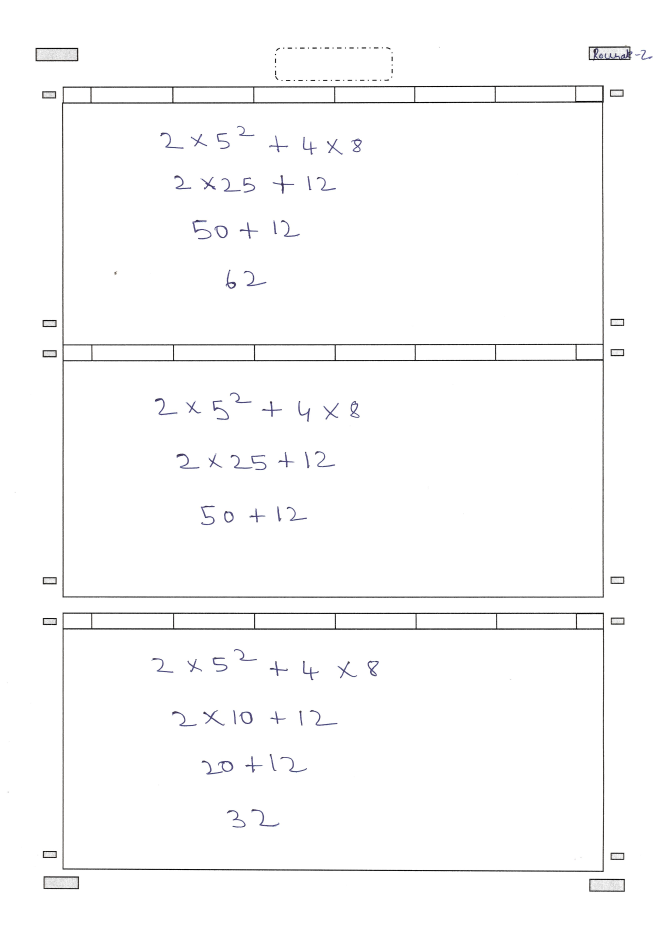
#> input picture intel_ocr/codes/data/image_20.jpg, 3307 x 4676 px (shown at 1/5 size); the run also reads 1 picture not shown here
$ jupyter execute --allow-errors present_jupy.ipynb   (older library calls are emulated)
#> lines starting #> are read from the running program, lines starting #| are printed output that depends on the picture; after the words box and inside, x2 and y2 are one past the last pixel; in counts of white or black regions, pixels touching at a corner belong together
# Intel OCR
# ----------------------------------------------------------------------------------------------------------------
## Work Completed
### 1. Workspace, Line, Character, Exponent Detection
### 2. Character Recognition and Line Analysis with coloring
# ----------------------------------------------------------------------------------------------------------------

## Loading Libraries

[cell 1]
#Loading libraries
import cv2
import numpy as np
import matplotlib.pyplot as plt
import pandas as pd
import os
from scipy import ndimage
import math
import keras
import ast
import operator as op

[cell 2]
#Global Variable
dict_clean_img = {} #BINARY IMAGE DICTIONAY
dict_img = {} #ORIGINAL IMAGE DICTIONARY

#Keras support channel first (1,28,28) only
keras.backend.set_image_data_format("channels_first")
#> (this line was passed over: keras is not available in this run)
#> further down, img_i is the input picture: shape (4676, 3307, 3); mean B, G, R 251.4, 251.2, 251.2

#> (a cell that did not finish here is left out)

## Defining utilities functions

[cell 4]
def image_resize(image, width = None, height = None, inter = cv2.INTER_AREA):
    # initialize the dimensions of the image to be resized and
    # grab the image size
#> called with width = 3307, height = 4676, inter = 3
    dim = None
    (h, w) = image.shape[:2]

    # if both the width and height are None, then return the
    # original image
    if width is None and height is None:
        return image

    # check to see if the width is None
    if width is None:
        # calculate the ratio of the height and construct the
        # dimensions
        r = height / float(h)
        dim = (int(w * r), height)

    # otherwise, the height is None
    else:
        # calculate the ratio of the width and construct the
        # dimensions
        r = width / float(w)
        dim = (width, int(h * r))

    # resize the image
    resized = cv2.resize(image, dim, interpolation = inter)

    # return the resized image
    return resized

'''
Evaluatore new
'''
# supported operators
operators = {ast.Add: op.add, ast.Sub: op.sub, ast.Mult: op.mul,
             ast.Div: op.truediv, ast.Pow: op.pow, ast.BitXor: op.xor,
             ast.USub: op.neg}

# [20 lines left out: functions eval_expr, eval_, not called in this run]

'''
Workspace Detection
'''

def sort_contours(cnts, method="left-to-right"):
    '''
    sort_contours : Function to sort contours
    argument:
        cnts (array): image contours
        method(string) : sorting direction
    output:
        cnts(list): sorted contours
        boundingBoxes(list): bounding boxes
    '''
    # initialize the reverse flag and sort index
    reverse = False
    i = 0

    # handle if we need to sort in reverse
    if method == "right-to-left" or method == "bottom-to-top":
        reverse = True

    # handle if we are sorting against the y-coordinate rather than
    # the x-coordinate of the bounding box
    if method == "top-to-bottom" or method == "bottom-to-top":
        i = 1

    # construct the list of bounding boxes and sort them from top to
    # bottom
    boundingBoxes = [cv2.boundingRect(c) for c in cnts]
    (cnts, boundingBoxes) = zip(*sorted(zip(cnts, boundingBoxes),
        key=lambda b:b[1][i], reverse=reverse))

    # return the list of sorted contours and bounding boxes
    return (cnts, boundingBoxes)


# [95 lines left out: functions getBestShift, shift, predict, not called in this run]

def extract_box(img, show=True):
    '''
    Function to extract the boxes in the ruled worksheet
    Input : Image with rectangle, show figures
    Output : Extract workspaces locations
    '''
#> called with show = False
    image_gray = cv2.cvtColor(img, cv2.COLOR_BGR2GRAY)

    #Otsu thresholding
    thresh, binary_image = cv2.threshold(image_gray, 0, 255, cv2.THRESH_BINARY_INV+cv2.THRESH_OTSU)
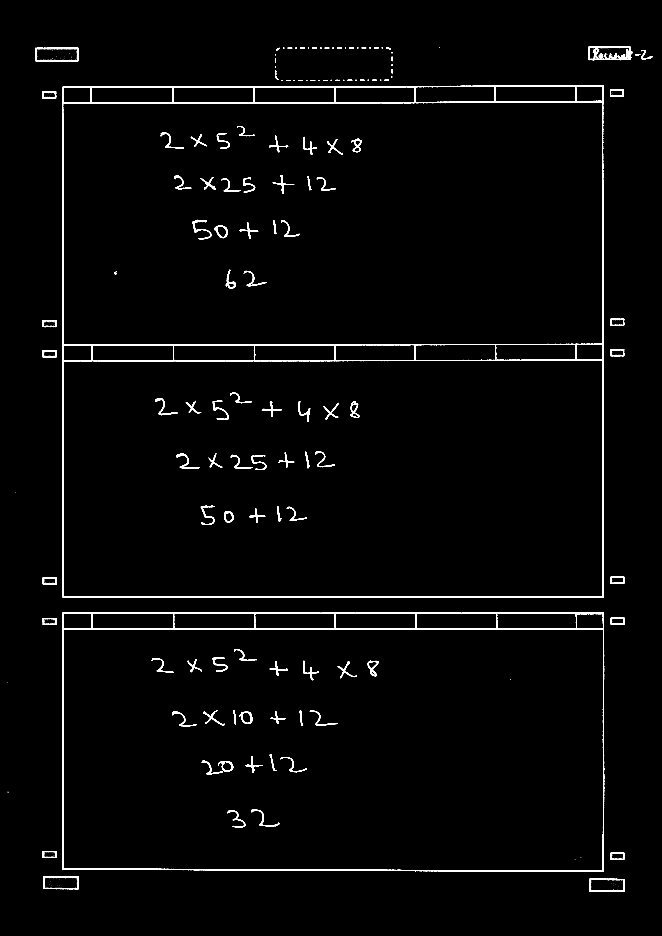
#> binary_image: shape (4676, 3307) (shown at 1/5 size); 1.7% white; 366 white regions (232 under 20 px), largest, box (x1, y1, x2, y2) and area: (310, 427, 3019, 2989) 102463, (313, 3063, 3021, 4359) 61827, (2943, 231, 3162, 305) 5336
#> thresh = 152

    # Defining a kernel length
    kernel_length = np.array(binary_image).shape[1]//80

    verticle_kernel = cv2.getStructuringElement(cv2.MORPH_RECT, (1, kernel_length))
    hori_kernel = cv2.getStructuringElement(cv2.MORPH_RECT, (kernel_length, 1))
    kernel = cv2.getStructuringElement(cv2.MORPH_RECT, (3, 3))

    # Morphological operation to detect vertical lines from an image
    img_temp1 = cv2.erode(binary_image, verticle_kernel, iterations=3)
#> img_temp1: shape (4676, 3307); 0.2% white; 4 white regions, box (x1, y1, x2, y2) and area: (311, 493, 318, 2927) 10815, (3011, 487, 3019, 2928) 10385, (3014, 3124, 3020, 4299) 4840, (313, 3123, 318, 4288) 4594
    verticle_lines_img = cv2.dilate(img_temp1, verticle_kernel, iterations=3)
#> verticle_lines_img: shape (4676, 3307); 0.23% white; 4 white regions, box (x1, y1, x2, y2) and area: (311, 433, 318, 2987) 12135, (3011, 427, 3019, 2988) 11705, (3014, 3064, 3020, 4359) 5920, (313, 3063, 318, 4348) 5314

    # Morphological operation to detect horizontal lines from an image
    img_temp2 = cv2.erode(binary_image, hori_kernel, iterations=3)
#> img_temp2: shape (4676, 3307); 0.61% white; 16 white regions, largest, box (x1, y1, x2, y2) and area: (373, 3141, 2960, 3148) 13424, (373, 3063, 2960, 3070) 12209, (370, 505, 2959, 518) 12204
    horizontal_lines_img = cv2.dilate(img_temp2, hori_kernel, iterations=4)
#> horizontal_lines_img: shape (4676, 3307); 0.75% white; 16 white regions, largest, box (x1, y1, x2, y2) and area: (293, 3141, 3040, 3148) 15227, (290, 505, 3039, 518) 14412, (293, 3063, 3040, 3070) 14135

    #Join horizontal and vertical images
    alpha = 0.5
    beta = 1.0 - alpha
    img_final_bin = cv2.addWeighted(verticle_lines_img, alpha, horizontal_lines_img, beta, 0.0)
    img_final_bin = cv2.erode(~img_final_bin, kernel, iterations=2)
    (thresh, img_final_bin) = cv2.threshold(img_final_bin, 0,255, cv2.THRESH_BINARY_INV+cv2.THRESH_OTSU)
#> img_final_bin: shape (4676, 3307); 1.8% white; 10 white regions
#> thresh = 127

    #Find and sort the contours
    if(cv2.__version__ == '3.3.1'):
        xyz,contours, hierarchy = cv2.findContours(img_final_bin, cv2.RETR_TREE, cv2.CHAIN_APPROX_SIMPLE)
    else:
        contours, hierarchy = cv2.findContours(img_final_bin, cv2.RETR_TREE, cv2.CHAIN_APPROX_SIMPLE)
#> contours = 16 contours; largest, box (x1, y1, x2, y2) and area: (288, 425, 3041, 2990) 6931808, (291, 3061, 3042, 4361) 3501756, (316, 513, 3013, 1721) 3237456, (318, 3148, 3015, 4353) 3225903, (319, 1804, 3013, 2983) 3163982

    (contours, boundingBoxes) = sort_contours(contours, method="top-to-bottom")
#> in sort_contours, `boundingBoxes = [cv2.boundingRect(c) for c in cnts]`: boundingBoxes = 16 items, first 6: (2924, 4452, 222, 8), (196, 4439, 221, 8), (2925, 4393, 221, 8), (196, 4380, 221, 9), (291, 3061, 2751, 1300), (318, 3148, 2697, 1205)
#> in sort_contours, `(cnts, boundingBoxes) = zip(*sorted(zip(cnts, boundingBoxes), key=lamb..`: cnts has the same summary as contours in extract_box; boundingBoxes = 16 items, first 6: (2921, 231, 253, 9), (156, 237, 257, 10), (2922, 293, 252, 8), (156, 300, 257, 8), (288, 425, 2753, 2565), (316, 433, 2694, 79)

    area = []
    for contour in contours:
        area.append(cv2.contourArea(contour))
#> this loop made 16 passes
#> contour on passes 4, 14, 15: [[156, 300], [156, 307], [412, 307], [412, 300]], [[2925, 4393], [2925, 4400], [3145, 4400], [3145, 4393]], [[196, 4439], [196, 4446], [416, 4446], [416, 4439]]
#> after the loop, area = [2013.5, 2250.5, 1679.5, 1792, 6931807.5, 192389.5, 3237456, 193467, 3163982, 3501756, 189216, 3225903, 1744.5, 1540, 1540, 1490]

    s = np.argsort(area) #sorted area
#> s = [15, 13, 14, 2, 12, 3, 0, 1, 10, 5, 7, 8, 11, 6, 9, 4]

    workspace_contours = []
    #Find the correct boxes where area is between 40% and 50% of the largest rectangle
    for i,contour in enumerate(contours):
        if cv2.contourArea(contour) >= area[s[-1]]*0.40  and cv2.contourArea(contour) < area[s[-1]]*0.50:
            workspace_contours.append(contour)
#> after the loop, workspace_contours = 3 contours; box (x1, y1, x2, y2) and area: (316, 513, 3013, 1721) 3237456, (318, 3148, 3015, 4353) 3225903, (319, 1804, 3013, 2983) 3163982

    #A list to containg rectangle locs
    rectangle_locs =[]

    #finding out locations of rectangle
    for cnt in workspace_contours:
        x,y,w,h = cv2.boundingRect(cnt)
        rectangle_locs.append([x,y,w,h])
#> this loop made 3 passes
#> (x, y, w, h) on passes 1 to 3: (316, 513, 2697, 1208), (319, 1804, 2694, 1179), (318, 3148, 2697, 1205)
#> after the loop, rectangle_locs = [[316, 513, 2697, 1208], [319, 1804, 2694, 1179], [318, 3148, 2697, 1205]]

    if (show):
        fig = plt.figure(figsize=(7,9))
        fig.suptitle('Extracted Workspaces')
        i=1
        l = len(rectangle_locs)
        for rect in rectangle_locs:
            ax = fig.add_subplot(l,1,i)
            ax.imshow(img[rect[1]:rect[1]+rect[3], rect[0]:rect[0]+rect[2]])
            i = i+1
        plt.show()

    return rectangle_locs

'''
Line Detection
'''

def find_good_contours_thres(conts, alpha = 0.002):
    '''
    Function to find threshold of good contours on basis of 10% of maximum area
    Input: Contours, threshold for removing noises
    Output: Contour area threshold
    '''
    #Calculating areas of contours and appending them to a list
    areas = []

    for c in conts:
        areas.append([cv2.contourArea(c)**2])
    #alpha is controlling paramter
    thres = alpha * max(areas)[0]

    return thres

def extract_line(image, beta=0.7, show = True):
    '''
    Function to extracts the line from the image
    Assumption : Sufficient gap b/w lines

    argument:
        img (array): image array
        beta (0-1) : Parameter to differentiate line
        show(bool) : to show figures or not
    output:
        uppers[diff_index]  : Upper points (x,y)
        lowers[diff_index]  : lower points(x,y)
    '''
    img = image.copy()
    H,W = img.shape[:2]
    h5 = int(.02 * H)
    w5 = int(.02 * W)
    img[:h5,:] = [255,255,255]
    img[-h5:,:] = [255,255,255]
    img[:,:w5] = [255,255,255]
    img[:,-w5:] = [255,255,255]

    #Converting image to gray
    gray = cv2.cvtColor(img, cv2.COLOR_BGR2GRAY)

    #Binary thresholding and inverting at 127
    th, threshed = cv2.threshold(gray, 127, 255, cv2.THRESH_BINARY_INV|cv2.THRESH_OTSU)

    #Selecting elliptical element for dilation
    kernel = cv2.getStructuringElement(cv2.MORPH_ELLIPSE,(3,3))
    dilation = cv2.dilate(threshed,kernel,iterations = 1)

    #Saving a copy of dilated image for taking bitwise_and operation
    temp = dilation.copy()

    # Find the contours
    if(cv2.__version__ == '3.3.1'):
        xyz,contours,hierarchy = cv2.findContours(dilation,cv2.RETR_EXTERNAL,cv2.CHAIN_APPROX_SIMPLE)
    else:
        contours,hierarchy = cv2.findContours(dilation,cv2.RETR_EXTERNAL,cv2.CHAIN_APPROX_SIMPLE)

    cont_thresh = find_good_contours_thres(contours)

    #Creating a mask of only ones
    mask = np.ones(dilation.shape[:2], dtype="uint8") * 255

    #Drawing those contours which are noises and then taking bitwise and
    for c in contours:
        if( cv2.contourArea(c)**2 < cont_thresh):
            cv2.drawContours(mask, [c], -1, 0, -1)

    cleaned_img = cv2.bitwise_and(temp, temp, mask=mask)

    #Dilating the cleaned image for better detection of line in cases where
    #exponents are little up then line
    kernel = cv2.getStructuringElement(cv2.MORPH_ELLIPSE,(3,3))
    dil_cleaned_img = cv2.dilate(cleaned_img,kernel,iterations = 5)

    #Getting back the cleaned original image without noise
    cleaned_orig = cv2.erode(cleaned_img, kernel, iterations=1)

    ##find and draw the upper and lower boundary of each lines
    hist = cv2.reduce(dil_cleaned_img,1, cv2.REDUCE_AVG).reshape(-1)

    th = 1
    H,W = img.shape[:2]
    uppers = np.array([y for y in range(H-1) if hist[y]<=th and hist[y+1]>th])
    lowers = np.array([y for y in range(H-1) if hist[y]>th and hist[y+1]<=th])

    diff_1 = np.array([j-i for i,j in zip(uppers,lowers)])
    diff_index_1 = np.array([True if j > beta*(np.mean(diff_1)-np.std(diff_1)) else False for j in diff_1 ])

    uppers = uppers[diff_index_1]
    lowers = lowers[diff_index_1]

    #Extending uppers and lowers indexes to avoid cutting of chars
    uppers[1:] = [i-int(j)/3 for i,j in zip(uppers[1:], diff_1[1:])]
    lowers[:-1] = [i+int(j)/4 for i,j in zip(lowers[:-1], diff_1[:-1])]

    diff_2 = np.array([j-i for i,j in zip(uppers,lowers)])
    diff_index_2 = np.array([True]*len(uppers))

    #Combining rogue exponentials into their deserving lines
    for i,diff in enumerate(diff_2):
        if(i>0):
            if( (diff_2[i-1] < (diff/2)) and (( lowers[i-1]-uppers[i]) > ((lowers[i-1]-uppers[i-1])/4)) ):
                uppers[i] = uppers[i-1]
                diff_2[i] = diff_2[i]+diff_2[i-1]
                diff_index_2[i-1] = False
                print('Merging')

    diff_index = diff_index_2

    cleaned_orig_rec = cv2.cvtColor(cleaned_orig, cv2.COLOR_GRAY2BGR)

    #For changing color of intermediate lines, keeping count
    col_ct = 0

    for left,right in zip(uppers[diff_index], lowers[diff_index]):
        #print(left,right)
        col1 = (153,255,255)
        col2 = (255,255,153)
        if(col_ct % 2 == 0):
            col= col1
        else:
            col=col2
        cv2.rectangle(cleaned_orig_rec ,(0+10,left),(W-15,right),col,6)
        col_ct += 1

    if(show == True):
# [18 lines of commented-out code are left out]

        fig1 = plt.figure(figsize=(15,5))
        fig1.suptitle('Line Detection')
        ax1 = fig1.add_subplot(1,2,1)
        ax1.axis("off")
        ax1.imshow(cv2.cvtColor(cleaned_orig,cv2.COLOR_BGR2RGB))

        ax2 = fig1.add_subplot(1,2,2)
        ax2.axis("off")
        ax2.imshow(cv2.cvtColor(cleaned_orig_rec, cv2.COLOR_BGR2RGB))

        plt.show()

    return cleaned_orig, uppers[diff_index], lowers[diff_index]

# [7 lines of commented-out code are left out]

# [211 lines left out: functions evaluate, text_segment, checker, not called in this run]

## Loading Image of Worksheet

[cell 5]
#reading image and Initialising Values
image_path = 'data/image_20.jpg'
A = 2
B = 4
X = 5
Y = 8

[cell 6]
img_i = cv2.imread(image_path)
img = image_resize(img_i, height = 4676, width = 3307)

## Workspaces Detection

[cell 7]
workspaces = extract_box(img, show = False)
#> workspaces has the same summary as rectangle_locs in extract_box

[cell 8]
#Check for invalid Image
if(len(workspaces) != 3):
    print('Invalid worksheet image passed')

## Line Extraction

[cell 9]
df_lines = pd.DataFrame()

for r,rect in enumerate(workspaces):

    #Cropping boxes for sending to line detection module
    box = img[rect[1]:rect[1]+rect[3], rect[0]:rect[0]+rect[2]]
    H,W = box.shape[:2]

    #Extracting lines present in the boxes
    cleaned_orig,y1s,y2s = extract_line(box, show=True)
    x1s = [0]*len(y1s)
    x2s = [W]*len(y1s)

    if(len(y1s)-len(y2s) == 0):
        print('Lines in workspace-%d : %d' %(r, len(y1s)))

    df = pd.DataFrame([y1s,y2s,x1s,x2s]).transpose()
    df.columns = ['y1','y2','x1','x2']
    df['box_num'] = r

    df_lines= pd.concat([df_lines, df])

    dict_clean_img.update({r:cleaned_orig})
    dict_img.update({r:box})
#> this loop made 3 passes
#> (rect, h5 in extract_line, cont_thresh in extract_line) on passes 1 to 3: ([316, 513, 2697, 1208], 24, 18228.7), ([319, 1804, 2694, 1179], 23, 11664.5), ([318, 3148, 2697, 1205], 24, 18659.9)
#> (printed output is left out)
#> pass 1, in extract_line, `dilation = cv2.dilate(threshed,kernel,iterations = 1)`:
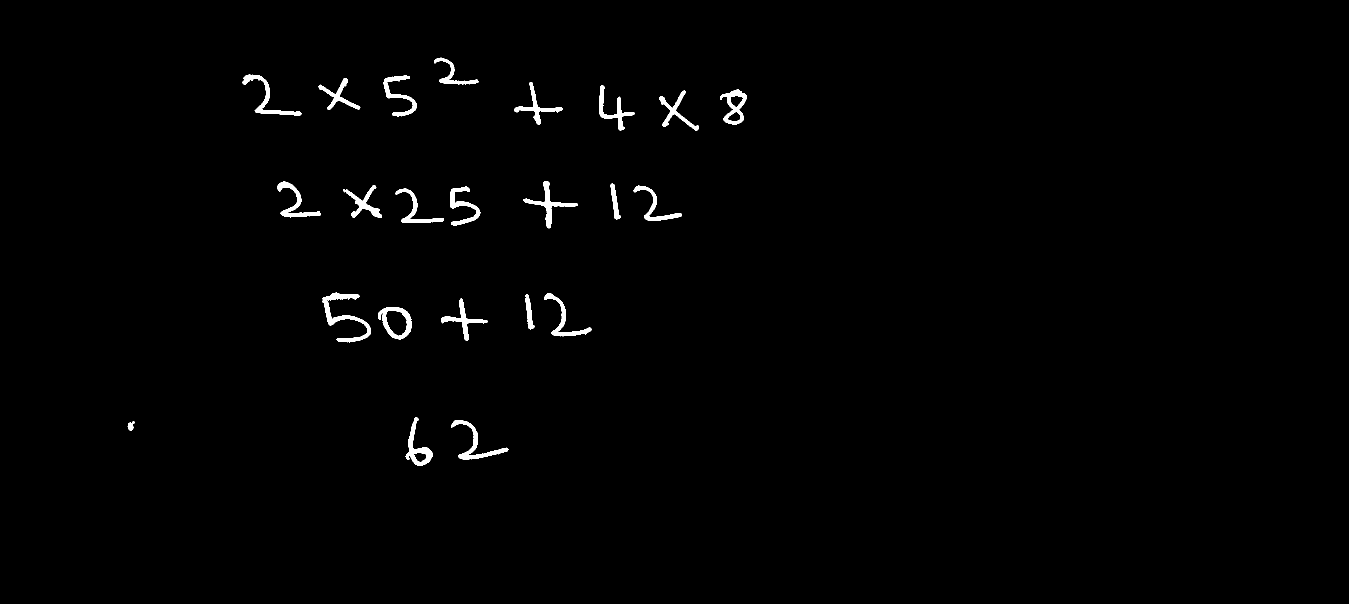
#> dilation: shape (1208, 2697) (shown at 1/2 size); 0.95% white; 23 white regions, largest, box (x1, y1, x2, y2) and area: (644, 585, 742, 685) 2324, (1046, 362, 1156, 457) 1680, (902, 840, 1017, 919) 1663
#> pass 1, in extract_line, `plt.show()`:
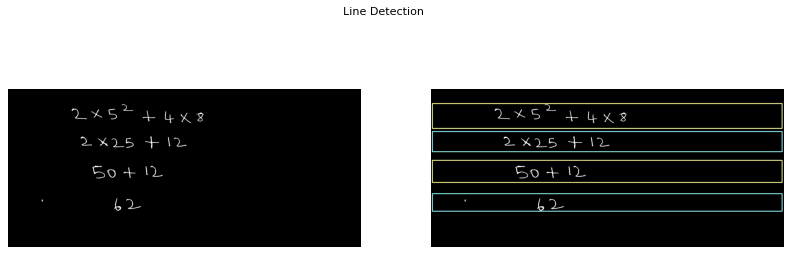
#> figure drawn by matplotlib, 2 panels
#> after the loop:
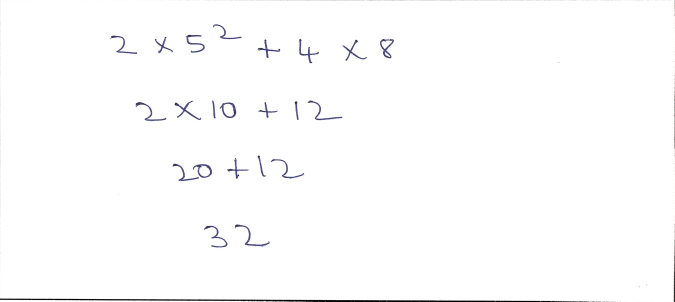
#> box: shape (1205, 2697, 3) (shown at 1/4 size); mean B, G, R 253.1, 252.8, 252.8
#> after the loop, dict_clean_img = 3 items; dict_img = 3 items

df_lines['line_name'] = ['%d%d' %(df_lines.box_num.iloc[i],df_lines.index[i]) \
        for i in range(len(df_lines))]

#> (a cell that did not finish here is left out)

[cell 11]
#reading image and Initialising Values
image_path = 'data/image_1.jpg'
A = 56
B = 7
X = 3
Y = 13

img_i = cv2.imread(image_path)
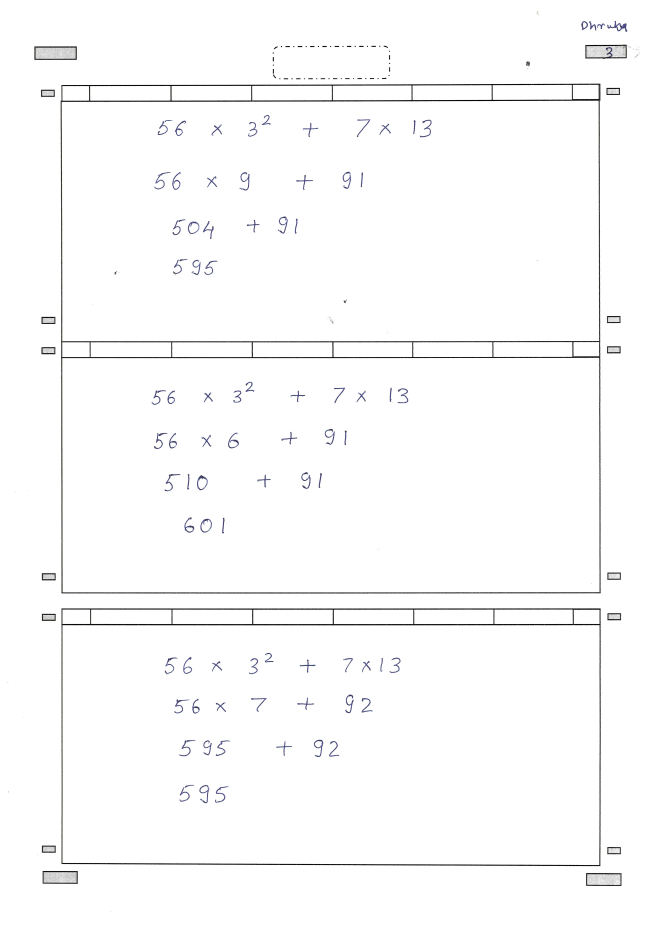
#> input picture intel_ocr/codes/data/image_1.jpg, 3307 x 4676 px (shown at 1/5 size)
#> img_i is the input picture: shape (4676, 3307, 3); mean B, G, R 251.4, 251.2, 251.2
img = image_resize(img_i, height = 4676, width = 3307)

workspaces = extract_box(img, show = False)
#> call 2 of extract_box, with show = False
#> in extract_box (call 2), `thresh, binary_image = cv2.threshold(image_gray, 0, 255, cv2.THRESH_BI..`: thresh = 151
#> in extract_box (call 2), `kernel = cv2.getStructuringElement(cv2.MORPH_RECT, (3, 3))`: kernel = [[1, 1, 1], [1, 1, 1], [1, 1, 1]]
#> in extract_box (call 2), `img_final_bin = cv2.addWeighted(verticle_lines_img, alpha, horizontal_..`:
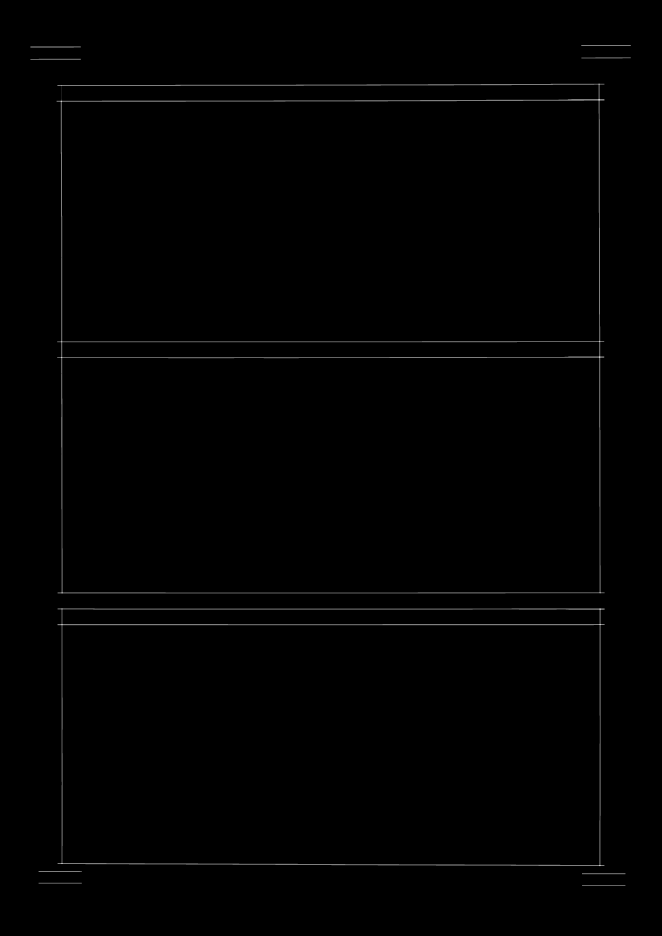
#> img_final_bin: shape (4676, 3307) (shown at 1/5 size); min 0, max 255, mean 1.3
#> (the rest of the program and of its run is left out)
